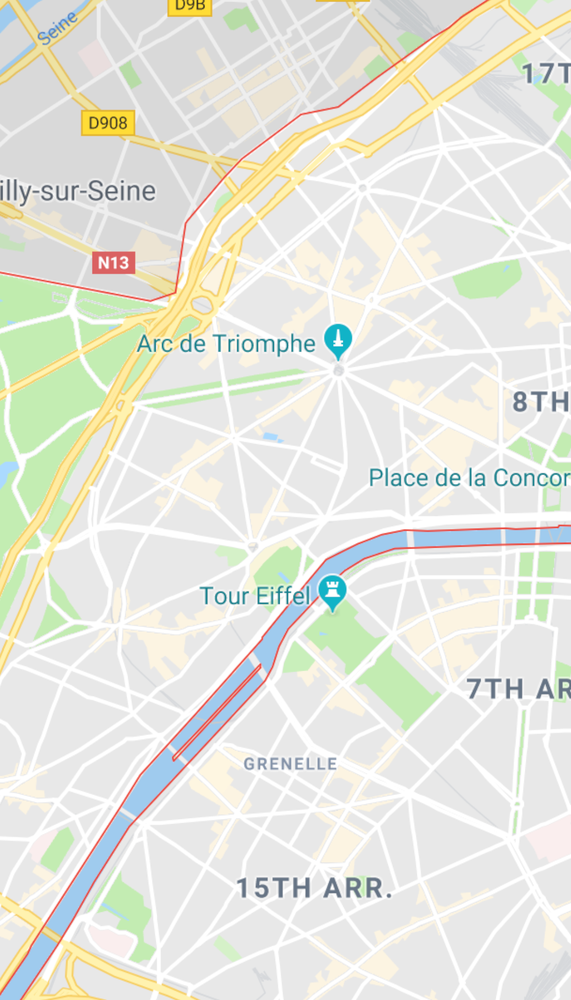
#> input picture data/map1.png, 571 x 1000 px, shrunk from 1100 x 1928 before the run
$ python detect_image.py --image ../data/map1.png
#> lines starting #> are read from the running program, lines starting #| are printed output that depends on the picture; after the words box and inside, x2 and y2 are one past the last pixel; in counts of white or black regions, pixels touching at a corner belong together
# import the necessary packages
import numpy as np
import sys
import argparse
import cv2

def main(argv):
	# construct the argument parse and parse the arguments
	ap = argparse.ArgumentParser()
	ap.add_argument("-i", "--image", help = "path to the image")
	args = vars(ap.parse_args())

	# load the image
	image = cv2.imread(args["image"])
#> image is the input picture: shape (1000, 571, 3); mean B, G, R 221.6, 231.2, 229.6

	# define the list of boundaries
	boundaries = [
	([160, 220, 220],[175, 255, 255])
	]

	# loop over the boundaries
	for (lower, upper) in boundaries:
		# create NumPy arrays from the boundaries
		lower = np.array(lower, dtype = "uint8")
		upper = np.array(upper, dtype = "uint8")

		# find the colors within the specified boundaries and apply
		# the mask
		mask = cv2.inRange(image, lower, upper)
		output1 = cv2.bitwise_and(image, image, mask = mask)
#> this loop made 1 pass
#> pass 1, in main, `mask = cv2.inRange(image, lower, upper)`:
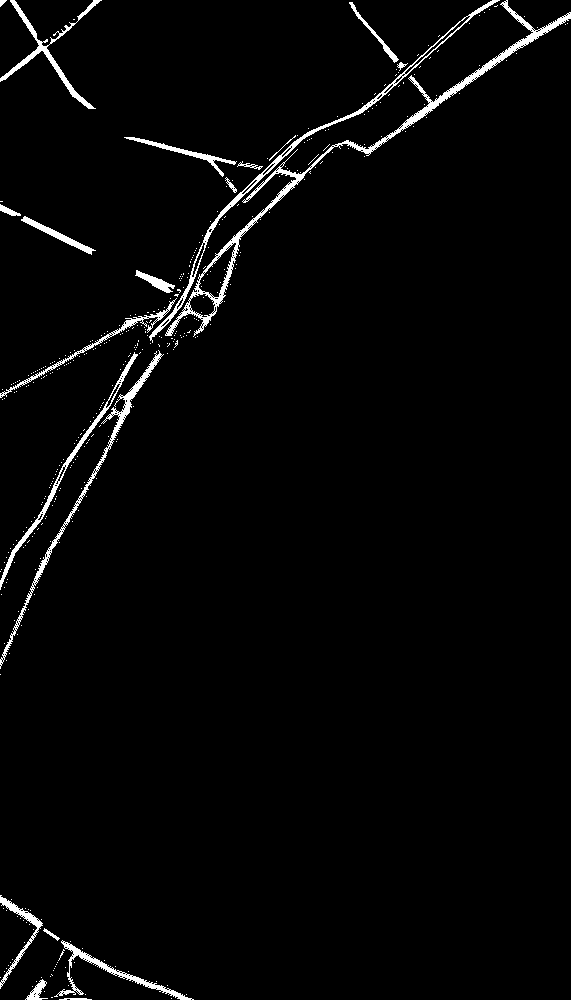
#> mask: shape (1000, 571); 2.5% white; 399 white regions (378 under 20 px), largest, box (x1, y1, x2, y2) and area: (165, 0, 571, 337) 3768, (149, 0, 500, 343) 1845, (0, 350, 164, 669) 1533
#> pass 1, in main, `output1 = cv2.bitwise_and(image, image, mask = mask)`:
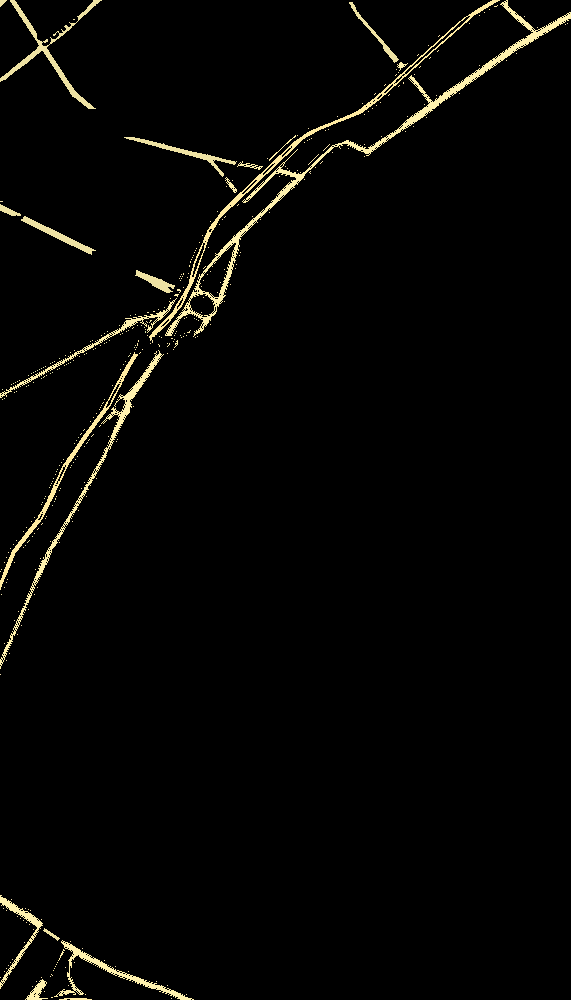
#> output1: shape (1000, 571, 3); mean B, G, R 4.2, 6, 6.3

		# show the images
		#result = cv2.imshow("images", np.hstack([image, output]))
		#cv2.imwrite('result.png', np.hstack([output]))
#		cv2.waitKey(0)

	boundaries = [
	([250, 250, 250],[255, 255, 255])
	]

	# loop over the boundaries
	for (lower, upper) in boundaries:
		# create NumPy arrays from the boundaries
		lower = np.array(lower, dtype = "uint8")
		upper = np.array(upper, dtype = "uint8")

		# find the colors within the specified boundaries and apply
		# the mask
		mask = cv2.inRange(image, lower, upper)
		output2 = cv2.bitwise_and(image, image, mask = mask)
#> this loop made 1 pass
#> pass 1, in main, `mask = cv2.inRange(image, lower, upper)`:
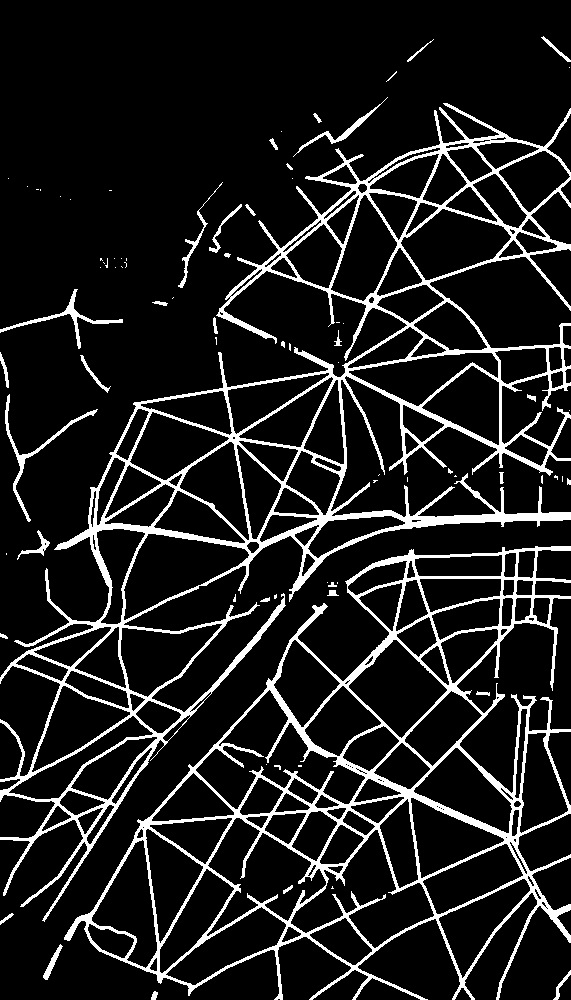
#> mask: shape (1000, 571); 11.7% white; 79 white regions (44 under 20 px), largest, box (x1, y1, x2, y2) and area: (0, 103, 571, 922) 36597, (64, 546, 571, 1000) 25898, (5, 394, 98, 522) 770

	result = cv2.bitwise_or(output1, output2)
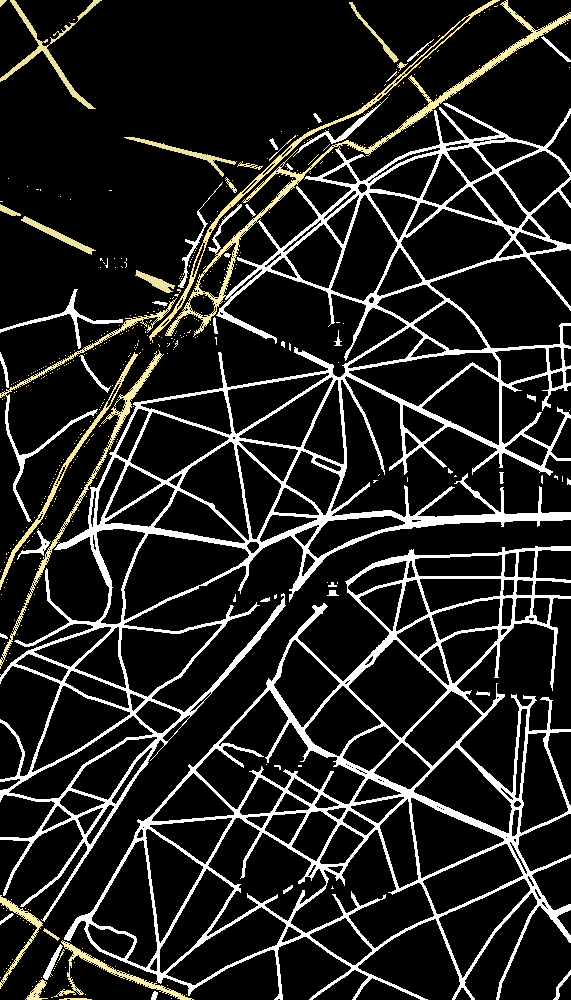
#> result: shape (1000, 571, 3); mean B, G, R 34, 35.7, 36.1
	cv2.imwrite('result.png', np.hstack([result]))

	im_gray = cv2.imread('result.png', cv2.IMREAD_GRAYSCALE)
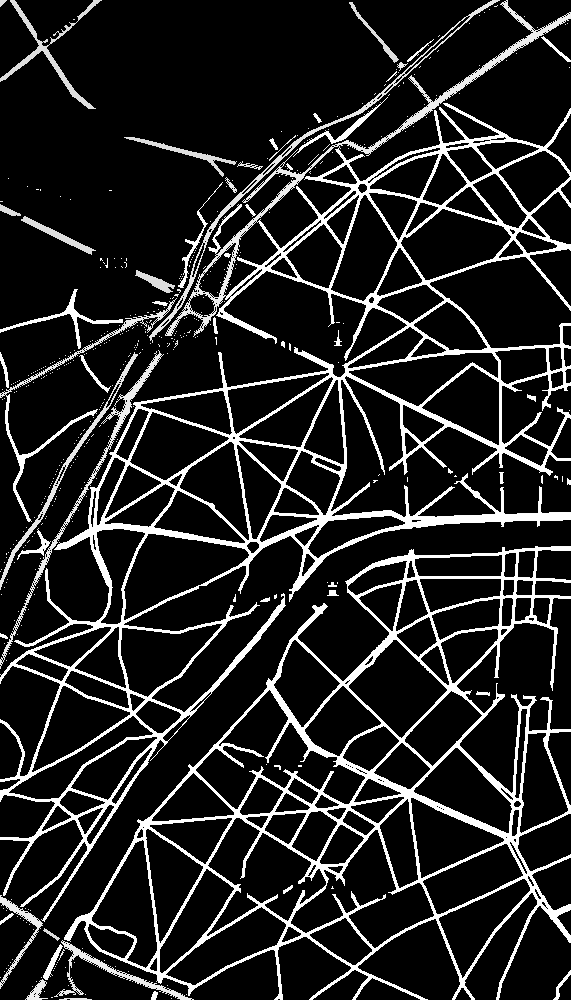
#> im_gray: shape (1000, 571); min 0, max 255, mean 35.6
	(thresh, im_bw) = cv2.threshold(im_gray, 128, 255, cv2.THRESH_BINARY | cv2.THRESH_OTSU)
#> im_bw: shape (1000, 571); 14.2% white; 433 white regions (381 under 20 px), largest, box (x1, y1, x2, y2) and area: (0, 0, 571, 922) 40599, (64, 546, 571, 1000) 25900, (149, 0, 500, 343) 1845
#> thresh = 0
	cv2.imwrite('bw_image.png', im_bw)

	sin_img = cv2.imread('/Users/varsha.abhinandan/Downloads/bw.png')
	my_img = cv2.imread('bw_image.png')
	not_img = cv2.bitwise_not(sin_img)
#> (the run stopped early here; a loop or call above may not have finished)
